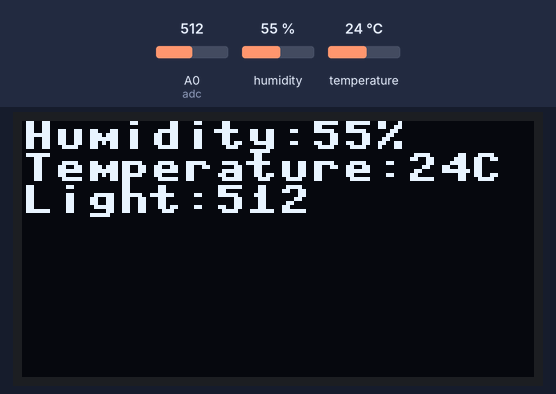
A program run on a simulated ESP8266 board running MicroPython. Parts: 128×64 one-colour display. Inputs (shaded band) come from the test bench; at power-on: humidity 55 %, A0 (adc) = 512, temperature 24 °C (analog values on the 0–1023 scale). WiFi joins after 1.5 s; no MQTT or app messages arrive unless stated; what the program prints to the serial console is not drawn.

Above: at 2.8 s.
2.9 s: humidity set to 22 %
At 4.1 s:
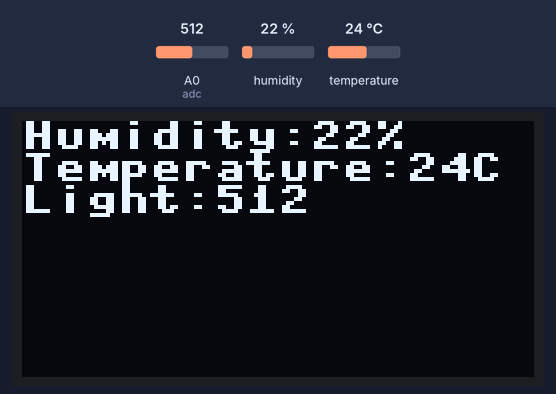
5.3 s: A0 (adc) set to 716
At 6.8 s:
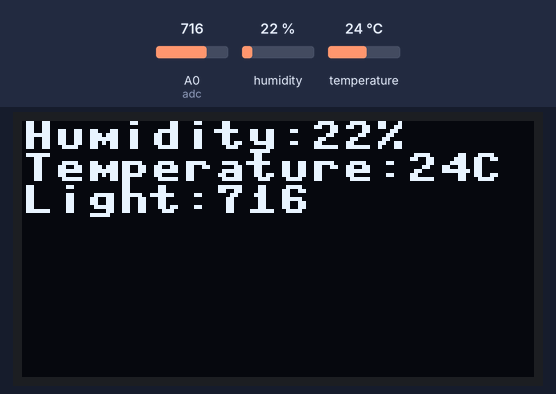
7.4 s: temperature set to 12 °C
At 8.4 s:
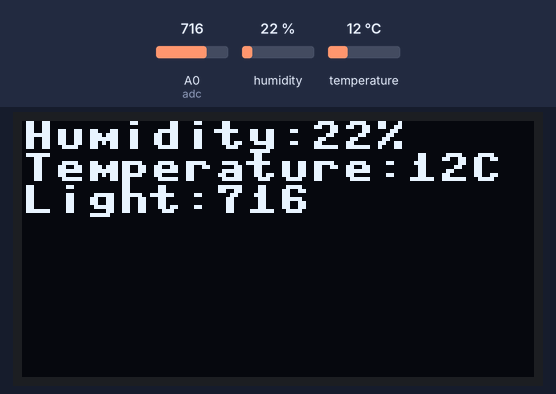
9.5 s: A0 (adc) set to 900
At 11.1 s:
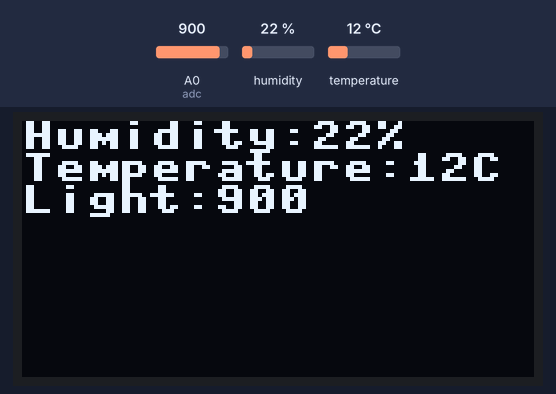
11.6 s: humidity set to 40 %
At 12.7 s:
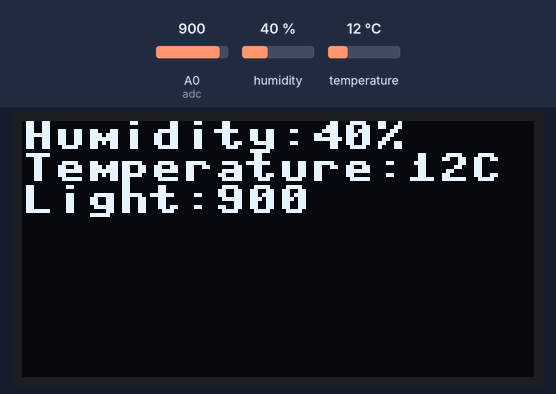
13.7 s: A0 (adc) set to 1023
At 15.5 s:
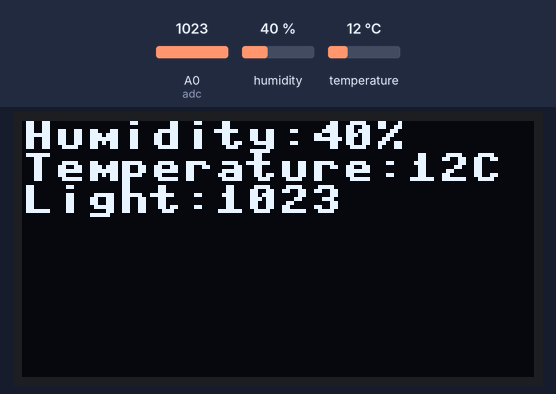
Timing chart, 0 to 16.8 s (numbered marks = the images above; inputs shaded):
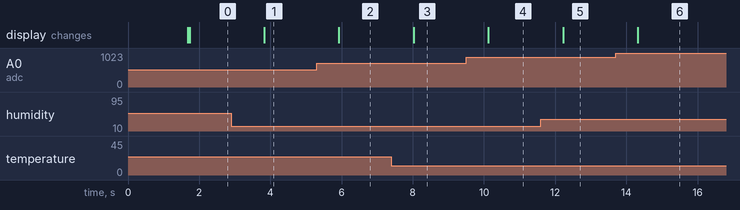

Measured:
- after the input at 2.9 s, the display: changes after 0.93 s (image 1)
- after the input at 5.3 s, the display: changes after 0.63 s (image 2)
- after the input at 7.4 s, the display: changes after 0.63 s (image 3)
- after the input at 9.5 s, the display: changes after 0.62 s (image 4)
- after the input at 11.6 s, the display: changes after 0.62 s (image 5)
- after the input at 13.7 s, the display: changes after 0.62 s (image 6)

The program:

prj03.py
```python
#########################匯入模組#########################
from machine import Pin, I2C, ADC
import dht
import time
import mcu
import ssd1306
import json

#########################函式與類別定義#########################

#########################宣告與設定#########################
gpio = mcu.gpio()
wi = mcu.wifi("SingularClass", "Singular#1234")
wi.setup(ap_active=False, sta_active=True)
if wi.connect():
    print(f"IP={wi.ip}")
mqClient0 = mcu.MQTT(
    "a", "mqtt.singularinnovation-ai.com", "singular", "Singular#1234", 60
)
mqClient0.connect()
i2c = I2C(scl=Pin(gpio.D1), sda=Pin(gpio.D2))
oled = ssd1306.SSD1306_I2C(128, 64, i2c)
d = dht.DHT11(Pin(gpio.D0, Pin.IN))
msg_json = {}
adc = ADC(0)
#########################主程式#########################
# 以後也是只要把感應器讀取部分放在字典即可
while True:
    light_value = adc.read()  # 讀取光敏電阻數值
    d.measure()  # 讀取溫度與濕度
    temp = d.temperature()  # 取得溫度
    hum = d.humidity()  # 取得濕度
    oled.fill(0)  # 清除顯示
    oled.text(f"Humidity:{hum:02d}%", 0, 0)  # 顯示文字，X=0,Y=0
    oled.text(f"Temperature:{temp:02d}C", 0, 8)  # 顯示文字，X=0,Y=0
    oled.text(f"Light:{light_value}", 0, 16)  # 顯示文字，X=0,Y=0
    oled.show()  # 更新顯示
    msg_json["humidity"] = hum
    msg_json["temperature"] = temp
    msg_json["light"] = light_value
    msg = json.dumps(msg_json)
    mqClient0.publish("kinntama", msg)  # mqtt發布訊息
    time.sleep(1)  # DHT11讀取間隔須大於1秒
```

mcu.py
```python
import sys
import network
from machine import PWM, Pin
from umqtt.simple import MQTTClient


class gpio:
    def __init__(self):
        self._D0 = 16
        self._D1 = 5
        self._D2 = 4
        self._D3 = 0
        self._D4 = 2
        self._D5 = 14
        self._D6 = 12
        self._D7 = 13
        self._D8 = 15
        self._SDD3 = 10
        self._SDD2 = 9

    @property  # 讓指令變數變的樣子(讓指令變不可改)
    def D0(self):
        return self._D0

    @property
    def D1(self):
        return self._D1

    @property
    def D2(self):
        return self._D2

    @property
    def D3(self):
        return self._D3

    @property
    def D4(self):
        return self._D4

    @property
    def D5(self):
        return self._D5

    @property
    def D6(self):
        return self._D6

    @property
    def D7(self):
        return self._D7

    @property
    def D8(self):
        return self._D8

    @property
    def SDD3(self):
        return self._SDD3

    @property
    def SDD2(self):
        return self._SDD2


class wifi:
    def __init__(self, ssid=None, password=None):
        """
        初始化WIFI模組
        ssid: WIFI名稱
        password: WIFI密碼
        """

        self.sta = network.WLAN(network.STA_IF)  # 建立 WLAN 物件，設定為站台模式
        self.ap = network.WLAN(network.AP_IF)  # 建立 WLAN 物件，設定為基地台模式
        self.ssid = ssid
        self.password = password
        self.ap_active = False
        self.sta_active = False
        self.ip = None

    def setup(self, ap_active=False, sta_active=False):
        """
        設定WIFI模組
        ap_active: 是否開放AP模式
        sta_active: 是否開放STA模式

        使用方法:
        wi.setup(ap_active=True|False,sta_active=True|False)
        """
        self.ap_active = ap_active
        self.sta_active = sta_active
        self.ap.active(ap_active)
        self.sta.active(sta_active)

    def scan(self):
        """
        掃描附近的WIFI
        返回:WIFI列表
        使用方法:
        wi.scan()
        """
        if self.sta_active:
            wifi_list = self.sta.scan()
            print("Scan result:")
            for i in range(len(wifi_list)):
                print(wifi_list[i][0])
        else:
            print("STA模式未啟用")

    def connect(self, ssid=None, password=None) -> bool:
        """
        連接WIFI
        ssid: WIFI名稱
        password: WIFI密碼
        返回:是否連接成功
        使用方法:
        wi.connect(ssid="WIFI名稱",password="WIFI密碼")
        """
        if self.sta_active:
            if ssid is None:
                ssid = self.ssid
            if password is None:
                password = self.password
            self.sta.connect(ssid, password)
            while not self.sta.isconnected():
                pass
            if self.sta.isconnected():
                self.ip = self.sta.ifconfig()[0]
                print("Connected, IP address:", self.ip)
                return True
            print("Failed to connect to WiFi")
            return False
        else:
            print("STA模式未啟用")
            return False


class LED:
    def __init__(self, r_pin, g_pin, b_pin, pwm: bool = False):
        """
        LED 類別用於管理 RGB LED

        屬性:
            RED(Pin):紅色LED
            GREEN(Pin):綠色LED
            BLUE(Pin):藍色LED
        方法:__init__(r_pin,g_pin,b_pin,pwm: bool = False):初始化LED。
            當pwm=False時，使用 Pin控制LED。
            當pwm=True時，使用 PWM控制LED亮度。
            RED.value(value):設定紅色LED狀態或亮度。
            GREEN.value(value):設定綠色LED狀態或亮度。
            BLUE.value(value):設定藍色LED狀態或亮度。
            RED.duty(duty):設定紅色LED PWM佔空比。
            GREEN.duty(duty):設定綠色LED PWM佔空比。
            BLUE.duty(duty):設定藍色LED PWM佔空比。
        """
        self.pwm = pwm
        if pwm == False:
            self.RED = Pin(r_pin, Pin.OUT)
            self.GREEN = Pin(g_pin, Pin.OUT)
            self.BLUE = Pin(b_pin, Pin.OUT)
        else:
            frequency = 1000
            duty_cycle = 0
            self.RED = PWM(Pin(r_pin), freq=frequency, duty=duty_cycle)
            self.GREEN = PWM(Pin(g_pin), freq=frequency, duty=duty_cycle)
            self.BLUE = PWM(Pin(b_pin), freq=frequency, duty=duty_cycle)

    def LED_open(self, RED_value, GREEN_value, BLUE_value):
        """
        LED開啟方法
        LED_open(RED_value,GREEN_value,BLUE_value)
        例如:


        led = LED(r_pin=5, g_pin=4, b_pin=0, pwm=False)
        led.LED_open(1, 0, 0)  # 設定紅色LED開啟，綠色和藍色LED關閉

        led = LED(r_pin=5, g_pin=4, b_pin=0, pwm=True)
        led.LED_open(512, 0, 0)  # 設定紅色LED亮度為512，綠色和藍色LED關閉
        """
        if self.pwm == False:
            self.RED.value(RED_value)
            self.GREEN.value(GREEN_value)
            self.BLUE.value(BLUE_value)
        else:
            self.RED.duty(RED_value)
            self.GREEN.duty(GREEN_value)
            self.BLUE.duty(BLUE_value)


class MQTT:
    def __init__(self, Client_id, sever, user, password, keepalive):
        """
        抓取MQTTClient物件
        連接MQTT伺服器
        訂閱主題
        等待以訂閱之主題發送資料
        使用方法:
        1.import mcu
        2.mcu.MQTT
        """
        """
        使用方式:
        mqClient(MQTT伺服器名稱,使用者名稱,密碼,保持連線時間)要是str
        """
        self.mqClient = MQTTClient(
            Client_id, sever, user=user, password=password, keepalive=keepalive
        )
        """
        MQTT.connect()
        """

    def connect(self):
        try:
            self.mqClient.connect()
        except:
            sys.exit()
        finally:
            print("connected MQTT server")

    """
    MQTT.subscribe(主題)
    """

    def subscribe(self, topic: str, callback: function):
        self.mqClient.set_callback(callback)  # 設定接收訊息的時候要呼叫的函式
        self.mqClient.subscribe(topic)  # 設定想訂閱的主題

    """
    MQTT.check_msg()
    """

    def check_msg(self):
        self.mqClient.check_msg()  # 等待已訂閱的主題發送資料
        self.mqClient.ping()  # 持續確認是否還保持連線

    def publish(self, topic: str, msg: str):
        topic = topic.encode("utf-8")
        msg = msg.encode("utf-8")
        self.mqClient.publish(topic, msg)
```
